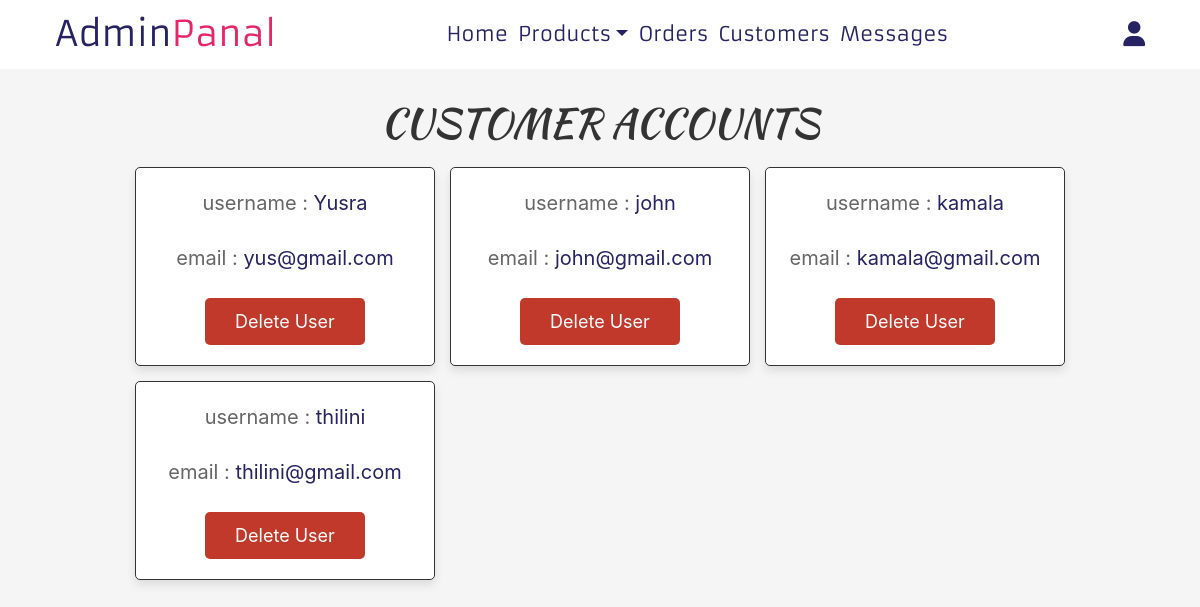
/Cake/Admin/customers.php (signed in), run on the app's committed database.
### tables this page shows
CREATE TABLE `users` (
  `id` int(100) NOT NULL,
  `name` varchar(100) NOT NULL,
  `email` varchar(100) NOT NULL,
  `password` varchar(100) NOT NULL,
  `user_type` varchar(20) NOT NULL DEFAULT 'user'
);

### Cake/Admin/customers.php (the view, shortened to what this page needs)
<?php
$conn = mysqli_connect('localhost', 'root', '', 'cake') or die('connection failed');
?>
<!DOCTYPE html>
<html lang="en">
<head>
<link href="../bootstrap/css/bootstrap.min.css" rel="stylesheet" >
<link href="source/css/admin_style.css" rel="stylesheet">
</head>
<body>
<?php
    include 'nav/admin_nav.php'
?>
<section class="users">
    <h1 class="title">customer accounts</h1>
    <div class="box-container">
        <?php
            $user_query = "SELECT * FROM users WHERE user_type='user'";
            $select_users = mysqli_query($conn, $user_query);
            while($fetch_users = mysqli_fetch_assoc($select_users)){
        ?>
        <div class="box">
            <p>username : <span><?php echo $fetch_users['name']; ?></span></p>
            <p>email : <span><?php echo $fetch_users['email']; ?></span></p>
            <a href="customers.php?delete=<?php echo $fetch_users['id']; ?>" onclick="return confirm('delete this user?');" class="delete-btn">delete user</a>
        </div>
        <?php
            };
        ?>
    </div>
</section>
</body>
</html>

### Cake/Admin/source/css/admin_style.css (style rules this page uses)
:root { --pink: #E52767; --red: #c0392b; --orange: #f39c12; --black: #333; --white: #fff; --light-color: #666; --light-white: #ccc; --light-bg: #f5f5f5; --border: .1rem solid var(--black); --box-shedow: 0 .5rem 1rem rgba(0,0,0,.1); }
html { font-size: 62.5%; overflow-x: hidden; }
body { background-color: var(--light-bg); }
section { padding: 3rem 2rem; }
.title { text-align: center; margin-bottom: 2rem; text-transform: uppercase; color: var(--black); font-size: 4rem; font-family: 'kaushan_scriptregular'; }
.btn, .option-btn, .delete-btn, .white-btn { display: inline-block; margin-top: 1rem; padding: 1rem 3rem; cursor: pointer; color: var(--white); font-size: 1.8rem; border-radius: .5rem; text-transform: capitalize; }
.delete-btn { background-color: var(--red); }
.users .box-container { display: grid; grid-template-columns: repeat(auto-fit, 30rem); justify-content: center; gap: 1.5rem; max-width: 1200px; margin: 0 auto; align-items: flex-start; }
.users .box-container .box { background-color: var(--white); padding: 2rem; border: var(--border); box-shadow: var(--box-shedow); border-radius: .5rem; text-align: center; }
.users .box-container .box p { padding-bottom: 1.5rem; font-size: 2rem; color: var(--light-color); }
.users .box-container .box p span { color: #272264; }
.users .box-container .box .delete-btn { margin-top: 0; }

### data on the page
users: name "Yusra", email "yus@gmail.com"
users: name "john", email "john@gmail.com"
users: name "kamala", email "kamala@gmail.com"
users: name "thilini", email "thilini@gmail.com"
